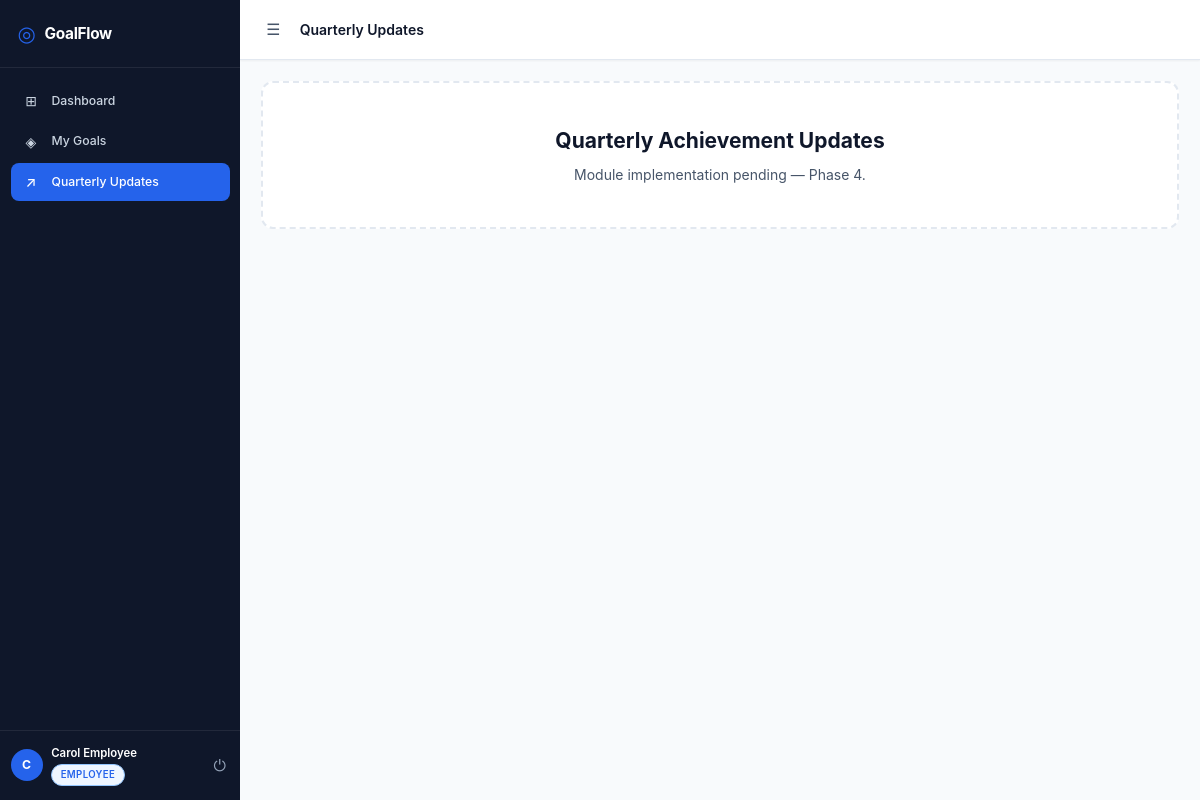
The page /employee/updates (signed in) on the database its author committed.
### app/models.py (models this page shows)
class User(Base):
    __tablename__ = "users"
    id         = Column(Integer, primary_key=True, index=True)
    name       = Column(Text, nullable=False)
    email      = Column(Text, unique=True, nullable=False, index=True)
    password_hash = Column(Text, nullable=False)
    role       = Column(Text, nullable=False)        # employee | manager | admin
    manager_id = Column(Integer, ForeignKey("users.id"), nullable=True)
    department = Column(Text, nullable=True)
    is_active  = Column(Boolean, default=True)
    created_at = Column(DateTime, default=datetime.utcnow)
    manager        = relationship("User", remote_side=[id], backref="direct_reports")
    goal_sheets    = relationship("GoalSheet", back_populates="employee",
                                  foreign_keys="GoalSheet.employee_id")
    approved_sheets = relationship("GoalSheet", back_populates="approver",
                                   foreign_keys="GoalSheet.approved_by")
    audit_logs     = relationship("AuditLog", back_populates="changed_by_user",
                                  foreign_keys="AuditLog.changed_by")

### app/routers/employee.py (the view)
@router.get("/updates", response_class=HTMLResponse)
def quarterly_updates(
    request: Request,
    current_user: User = Depends(require_employee),
    db: Session = Depends(get_db),
):
    return templates.TemplateResponse("employee/quarterly_update.html", {
        "request": request,
        "user":    current_user,
    })

### templates/employee/quarterly_update.html (shortened to what this page needs)
{% extends "base.html" %}
{% block page_title %}Quarterly Updates{% endblock %}
{% block content %}
<div class="placeholder-card">
  <h2>Quarterly Achievement Updates</h2>
  <p>Module implementation pending — Phase 4.</p>
</div>
{% endblock %}

### templates/base.html (shortened to what this page needs)
<!DOCTYPE html>
<html lang="en">
<head>
  <link rel="stylesheet" href="/static/css/styles.css" />
</head>
<body>
{% if user is defined and user %}
<aside class="sidebar" id="sidebar">
  <div class="sidebar-brand">
    <span class="brand-icon">◎</span>
    <span class="brand-name">GoalFlow</span>
  </div>
  <nav class="sidebar-nav">
    {% if user.role == "employee" %}
      <a href="/employee/dashboard"  class="nav-item {% if request.url.path == '/employee/dashboard' %}active{% endif %}">
        <span class="nav-icon">⊞</span> Dashboard
      </a>
      <a href="/employee/goals"      class="nav-item {% if '/employee/goals' in request.url.path %}active{% endif %}">
        <span class="nav-icon">◈</span> My Goals
      </a>
      <a href="/employee/updates"    class="nav-item {% if '/employee/updates' in request.url.path %}active{% endif %}">
        <span class="nav-icon">↗</span> Quarterly Updates
      </a>
    {% endif %}
  </nav>
  <div class="sidebar-footer">
    <div class="user-chip">
      <div class="user-avatar">{{ user.name[0].upper() }}</div>
      <div class="user-info">
        <span class="user-name">{{ user.name }}</span>
        <span class="user-role badge badge-{{ user.role }}">{{ user.role | capitalize }}</span>
      </div>
    </div>
    <a href="/logout" class="logout-btn" title="Sign out">⏻</a>
  </div>
</aside>
{% endif %}
<main class="main-content {% if not (user is defined and user) %}full-width{% endif %}">
  {% if user is defined and user %}
  <header class="topbar">
    <button class="sidebar-toggle" onclick="toggleSidebar()" title="Toggle sidebar">☰</button>
    <h1 class="page-title">{% block page_title %}{% endblock %}</h1>
  </header>
  {% endif %}
  <div class="page-body">
    {% block content %}{% endblock %}
  </div>
</main>
</body>
</html>

### rows shown on the page
User: name "C", name "Carol Employee", role "EMPLOYEE"
